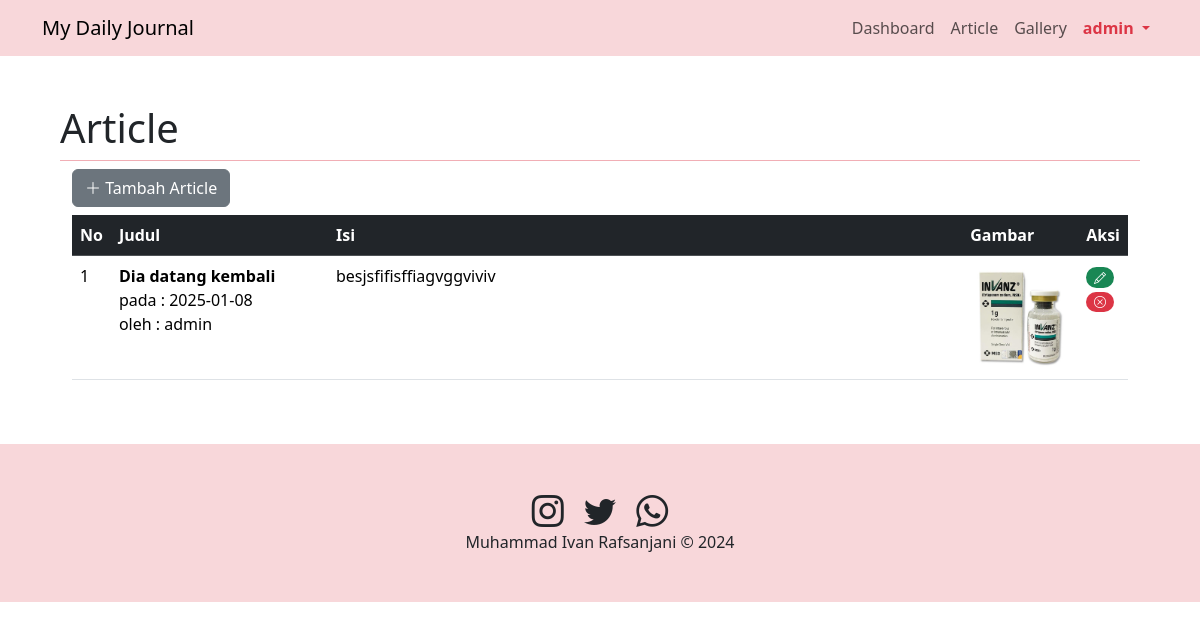
Screenshot of /admin.php?page=article (signed in) with the database file from the repository.
### tables this page shows
CREATE TABLE `article` (
  `id` int(11) NOT NULL,
  `judul` text NOT NULL,
  `isi` text NOT NULL,
  `gambar` text NOT NULL,
  `tanggal` date NOT NULL,
  `username` varchar(50) NOT NULL
);

### article.php (the view, shortened to what this page needs)
<?php
include "koneksi.php";
?>
<div class="container">
<button type="button" class="btn btn-secondary mb-2" data-bs-toggle="modal" data-bs-target="#modalTambah">
    <i class="bi bi-plus-lg"></i> Tambah Article
</button>
    <div class="row">
        <div class="table-responsive">
            <table class="table table-hover">
                <thead class="table-dark">
                    <tr>
                        <th>No</th>
                        <th class="w-25">Judul</th>
                        <th class="w-75">Isi</th>
                        <th class="w-25">Gambar</th>
                        <th class="w-25">Aksi</th>
                    </tr>
                </thead>
                <tbody>
                    <?php
                    $sql = "SELECT * FROM article ORDER BY tanggal DESC";
                    $hasil = $conn->query($sql);
                    $no = 1;
                    while ($row = $hasil->fetch_assoc()) {
                    ?>
                        <tr>
                            <td><?= $no++ ?></td>
                            <td>
                                <strong><?= $row["judul"] ?></strong>
                                <br>pada : <?= $row["tanggal"] ?>
                                <br>oleh : <?= $row["username"] ?>
                            </td>
                            <td><?= $row["isi"] ?></td>
                            <td>
                                <?php
                                if ($row["gambar"] != '') {
                                    if (file_exists('gambar/' . $row["gambar"] . '')) {
                                ?>
                                        <img src="gambar/<?= $row["gambar"] ?>" width="100">
                                <?php
                                    }
                                }
                                ?>
                            </td>
                            <td>
                                <a href="#" title="edit" class="badge rounded-pill text-bg-success" data-bs-toggle="modal" data-bs-target="#modalEdit<?= $row["id"] ?>"><i class="bi bi-pencil"></i></a>
                                <a href="#" title="delete" class="badge rounded-pill text-bg-danger" data-bs-toggle="modal" data-bs-target="#modalHapus<?= $row["id"] ?>"><i class="bi bi-x-circle"></i></a>
                            </td>
                        </tr>
                    <?php
                    }
                    ?>
                </tbody>
            </table>
        </div>
    </div>
</div>

### rows the page displays
article: judul "Dia datang kembali", tanggal "2025-01-08", username "admin", isi "besjsfifisffiagvggviviv", gambar (picture)

### other values shown
$_SESSION['username'] "admin"
$_GET['page'] "Article"
